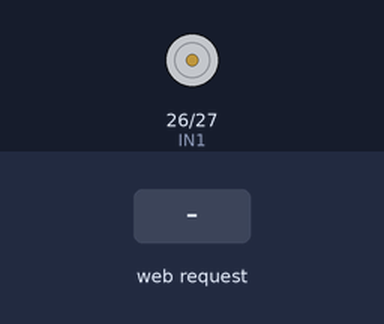
The sketch below on a simulated ESP32. Parts: motor-driver pin pairs drawn as motors (green arrow = first pin HIGH = forward, orange = second pin HIGH = backward, longer = more drive, scaled by the enable pin). The test bench sets the inputs (shaded band). What the sketch prints to the serial monitor is not drawn.

Above: at 1.2 s.
1.3 s: HTTP request GET /toggle received
At 2.0 s:
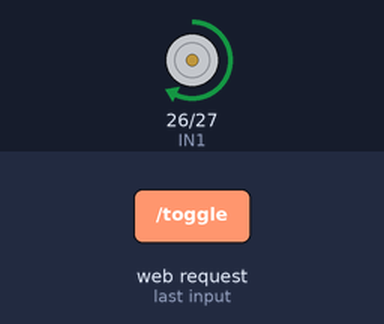
2.8 s: HTTP request GET /dir received
At 3.9 s:
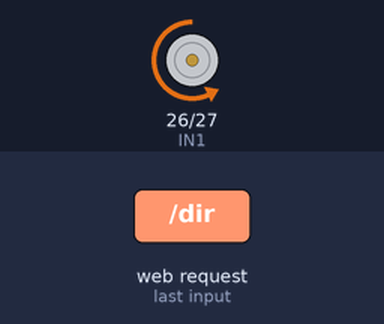
4.4 s: HTTP request GET /speed?v=1 received
At 5.6 s:
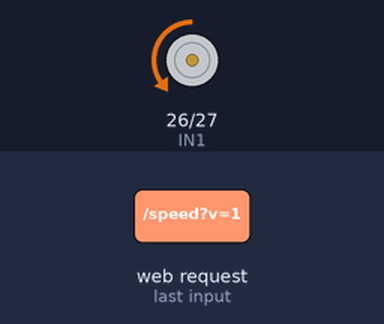
5.9 s: HTTP request GET /speed?v=120 received
At 6.7 s:
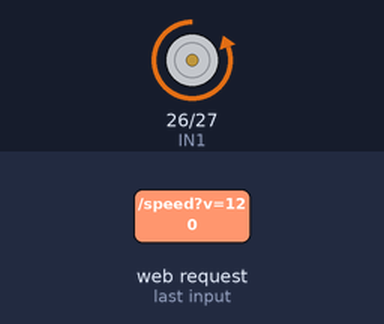
7.4 s: HTTP request GET /dir?v=1 received
At 8.6 s:
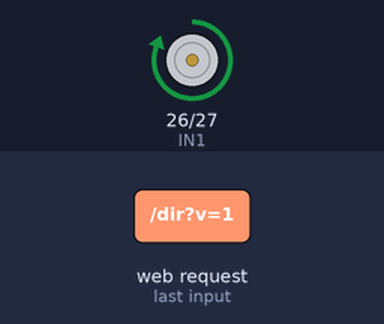
9.0 s: HTTP request GET /speed?v=0 received
At 10.3 s:
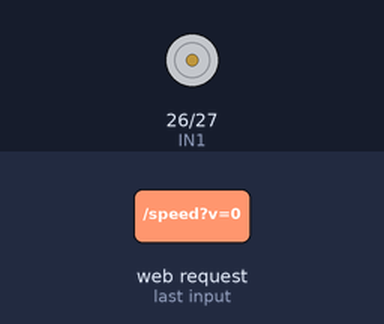
Timing chart, 0 to 11.5 s (numbered marks = the images above; inputs shaded):
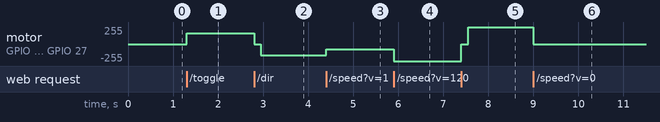

The sketch:

motor_control.ino
```cpp
/*
  L298N motor control over WiFi (ESP32)
  Web page: speed dial/slider, start/stop button, direction toggle.

  Wiring (ESP32 -> L298N):
    GPIO 25 -> ENA  (remove the ENA jumper on the L298N)
    GPIO 26 -> IN1
    GPIO 27 -> IN2
    GND     -> L298N GND (shared with motor supply ground)
  Motor on OUT1/OUT2, motor supply (6-12V) on L298N 12V terminal.

  Works with ESP32 Arduino core 2.x and 3.x.

  Speed mapping: slider 1-100% -> PWM 80-255 (motor won't turn below ~79).
  Slider 0% = off.
*/

#include <WiFi.h>
#include <WebServer.h>

const char* AP_SSID = "MotorControl";
const char* AP_PASS = "12345678";

const int ENA = 25;
const int IN1 = 26;
const int IN2 = 27;

const int PWM_FREQ = 1000;   // Hz
const int PWM_BITS = 8;      // 0-255
const int PWM_MIN  = 80;     // lowest duty at which the motor actually turns
const int PWM_MAX  = 255;

WebServer server(80);

bool running = false;
bool forward = true;
int speedPct = 50;           // 0-100

void pwmSetup() {
#if ESP_ARDUINO_VERSION_MAJOR >= 3
  ledcAttach(ENA, PWM_FREQ, PWM_BITS);
#else
  ledcSetup(0, PWM_FREQ, PWM_BITS);
  ledcAttachPin(ENA, 0);
#endif
}

void pwmWrite(int duty) {
#if ESP_ARDUINO_VERSION_MAJOR >= 3
  ledcWrite(ENA, duty);
#else
  ledcWrite(0, duty);
#endif
}

void applyMotor() {
  if (!running || speedPct == 0) {
    digitalWrite(IN1, LOW);
    digitalWrite(IN2, LOW);
    pwmWrite(0);
    return;
  }
  digitalWrite(IN1, forward ? HIGH : LOW);
  digitalWrite(IN2, forward ? LOW : HIGH);
  // 1..100 % -> 80..255 duty
  pwmWrite(map(speedPct, 1, 100, PWM_MIN, PWM_MAX));
}

const char PAGE[] PROGMEM = R"rawliteral(
<!DOCTYPE html>
<html>
<head>
<meta charset="utf-8">
<meta name="viewport" content="width=device-width, initial-scale=1, user-scalable=no">
<title>Motor Control</title>
<style>
  :root {
    --bg: #0d1117; --card: #161b22; --line: #263040;
    --text: #e6edf3; --muted: #7d8a9a;
    --accent: #3b9eff; --go: #2ea043; --stop: #e5484d;
  }
  * { box-sizing: border-box; -webkit-tap-highlight-color: transparent; }
  body {
    margin: 0; min-height: 100vh; display: flex; align-items: center; justify-content: center;
    font-family: -apple-system, BlinkMacSystemFont, "Segoe UI", Roboto, sans-serif;
    background: radial-gradient(circle at 50% 0%, #162033 0%, var(--bg) 60%);
    color: var(--text); padding: 16px;
  }
  .card {
    width: 100%; max-width: 400px; background: var(--card); border: 1px solid var(--line);
    border-radius: 24px; padding: 24px; box-shadow: 0 20px 50px rgba(0,0,0,.45);
  }
  header { display: flex; justify-content: space-between; align-items: center; margin-bottom: 8px; }
  h1 { font-size: 1.05rem; margin: 0; font-weight: 600; letter-spacing: .3px; }
  .badge {
    display: flex; align-items: center; gap: 8px; font-size: .8rem; color: var(--muted);
    background: #0d1117; border: 1px solid var(--line); padding: 6px 12px; border-radius: 999px;
  }
  .dot { width: 9px; height: 9px; border-radius: 50%; background: var(--muted); transition: .2s; }
  .badge.run .dot { background: var(--go); box-shadow: 0 0 10px var(--go); }
  .badge.err .dot { background: var(--stop); }

  .gauge { position: relative; width: 220px; height: 220px; margin: 16px auto 8px; }
  .gauge svg { width: 100%; height: 100%; transform: rotate(-90deg); }
  .gauge circle { fill: none; stroke-width: 14; stroke-linecap: round; }
  .gauge .bg { stroke: #202a38; }
  .gauge .fg { stroke: var(--accent); stroke-dasharray: 565.5; stroke-dashoffset: 565.5; transition: stroke-dashoffset .2s, stroke .3s; }
  .gauge.off .fg { stroke: #3a4658; }
  .center { position: absolute; inset: 0; display: flex; flex-direction: column; align-items: center; justify-content: center; }
  #speedVal { font-size: 3.4rem; font-weight: 700; line-height: 1; }
  #speedVal small { font-size: 1.2rem; color: var(--muted); font-weight: 500; }
  #arrow { font-size: 1.5rem; margin-top: 6px; color: var(--accent); transition: transform .3s; }
  #arrow.rev { transform: rotate(180deg); }

  input[type=range] {
    -webkit-appearance: none; appearance: none; width: 100%; height: 44px; background: transparent; margin: 8px 0 4px;
  }
  input[type=range]::-webkit-slider-runnable-track { height: 8px; border-radius: 8px; background: #202a38; }
  input[type=range]::-moz-range-track { height: 8px; border-radius: 8px; background: #202a38; }
  input[type=range]::-webkit-slider-thumb {
    -webkit-appearance: none; width: 30px; height: 30px; border-radius: 50%; background: #fff; margin-top: -11px;
    border: 4px solid var(--accent); box-shadow: 0 2px 8px rgba(0,0,0,.5);
  }
  input[type=range]::-moz-range-thumb {
    width: 22px; height: 22px; border-radius: 50%; background: #fff; border: 4px solid var(--accent);
  }
  .presets { display: flex; gap: 8px; margin: 4px 0 8px; }
  .presets button {
    flex: 1; margin: 0; padding: 10px 0; font-size: .85rem; background: #202a38; color: var(--muted);
    border-radius: 10px;
  }
  .presets button:active { background: #2b384b; color: var(--text); }

  button {
    width: 100%; border: 0; border-radius: 14px; color: #fff; cursor: pointer; font-weight: 600;
    transition: transform .08s, background .2s;
  }
  button:active { transform: scale(.97); }
  #toggle { padding: 18px; font-size: 1.15rem; margin-top: 12px; background: var(--go); letter-spacing: 1px; }
  #toggle.on { background: var(--stop); }
  #dir { padding: 14px; font-size: 1rem; margin-top: 12px; background: #263040; }
</style>
</head>
<body>
<div class="card">
  <header>
    <h1>Motor Control</h1>
    <div class="badge" id="badge"><span class="dot"></span><span id="status">Stopped</span></div>
  </header>

  <div class="gauge off" id="gauge">
    <svg viewBox="0 0 200 200">
      <circle class="bg" cx="100" cy="100" r="90"/>
      <circle class="fg" id="ring" cx="100" cy="100" r="90"/>
    </svg>
    <div class="center">
      <div id="speedVal">50<small>%</small></div>
      <div id="arrow">&#10148;</div>
    </div>
  </div>

  <input type="range" id="speed" min="0" max="100" value="50">
  <div class="presets">
    <button data-v="0">0</button>
    <button data-v="25">25</button>
    <button data-v="50">50</button>
    <button data-v="75">75</button>
    <button data-v="100">100</button>
  </div>

  <button id="toggle">START</button>
  <button id="dir">&#8646; Direction: Forward</button>
</div>

<script>
const $ = id => document.getElementById(id);
const speed = $('speed'), speedVal = $('speedVal'), toggle = $('toggle'), dir = $('dir');
const ring = $('ring'), gauge = $('gauge'), badge = $('badge'), statusEl = $('status'), arrow = $('arrow');
const C = 565.5;
let timer;

function setSpeedUI(v) {
  speedVal.innerHTML = v + '<small>%</small>';
  ring.style.strokeDashoffset = C * (1 - v / 100);
}

function render(s) {
  speed.value = s.speed;
  setSpeedUI(s.speed);
  toggle.textContent = s.running ? 'STOP' : 'START';
  toggle.classList.toggle('on', s.running);
  dir.innerHTML = '&#8646; Direction: ' + (s.forward ? 'Forward' : 'Reverse');
  arrow.classList.toggle('rev', !s.forward);
  gauge.classList.toggle('off', !s.running);
  badge.className = 'badge' + (s.running ? ' run' : '');
  statusEl.textContent = s.running ? 'Running' : 'Stopped';
}

function call(url) {
  return fetch(url).then(r => r.json()).then(render).catch(() => {
    badge.className = 'badge err';
    statusEl.textContent = 'Connection lost';
  });
}

speed.oninput = () => {
  setSpeedUI(speed.value);
  clearTimeout(timer);
  timer = setTimeout(() => call('/speed?v=' + speed.value), 80);
};
document.querySelectorAll('.presets button').forEach(b => {
  b.onclick = () => call('/speed?v=' + b.dataset.v);
});
toggle.onclick = () => call('/toggle');
dir.onclick = () => call('/dir');
call('/state');
setInterval(() => call('/state'), 3000);
</script>
</body>
</html>
)rawliteral";

void sendState() {
  String json = "{\"speed\":" + String(speedPct) +
                ",\"running\":" + (running ? "true" : "false") +
                ",\"forward\":" + (forward ? "true" : "false") + "}";
  server.send(200, "application/json", json);
}

void setup() {
  Serial.begin(115200);

  pinMode(IN1, OUTPUT);
  pinMode(IN2, OUTPUT);
  pwmSetup();
  applyMotor();

  WiFi.mode(WIFI_AP);
  WiFi.softAP(AP_SSID, AP_PASS);
  Serial.print("Connect to WiFi '");
  Serial.print(AP_SSID);
  Serial.print("' then open http://");
  Serial.println(WiFi.softAPIP());   // usually 192.168.4.1

  server.on("/", []() { server.send_P(200, "text/html", PAGE); });

  server.on("/state", sendState);

  server.on("/speed", []() {
    if (server.hasArg("v")) {
      speedPct = constrain(server.arg("v").toInt(), 0, 100);
      applyMotor();
    }
    sendState();
  });

  server.on("/toggle", []() {
    running = !running;
    applyMotor();
    sendState();
  });

  server.on("/dir", []() {
    // Stop briefly before reversing to protect the driver
    digitalWrite(IN1, LOW);
    digitalWrite(IN2, LOW);
    pwmWrite(0);
    delay(150);
    forward = !forward;
    applyMotor();
    sendState();
  });

  server.begin();
}

void loop() {
  server.handleClient();
}
```

Measured:
- after the input at 1.3 s, motor on GPIO 26 (IN1) / GPIO 27 (IN2): stopped → forward 165/255 at once
- after the input at 2.8 s, motor on GPIO 26 (IN1) / GPIO 27 (IN2): forward 165/255 → stopped at once, → backward 165/255 0.15 s later
- after the input at 4.4 s, motor on GPIO 26 (IN1) / GPIO 27 (IN2): backward 165/255 → backward 80/255 at once
- after the input at 5.9 s, motor on GPIO 26 (IN1) / GPIO 27 (IN2): backward 80/255 → backward 255/255 at once
- after the input at 7.4 s, motor on GPIO 26 (IN1) / GPIO 27 (IN2): backward 255/255 → stopped at once, → forward 255/255 0.15 s later
- after the input at 9.0 s, motor on GPIO 26 (IN1) / GPIO 27 (IN2): forward 255/255 → stopped at once
